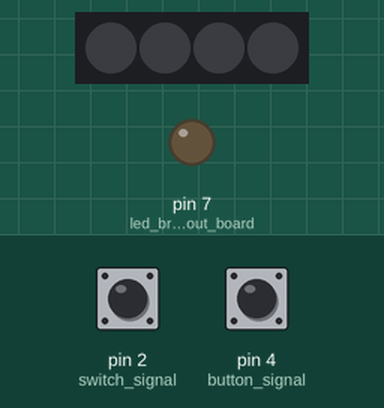
Recording of a sketch running on a simulated Arduino Uno, built with avr-gcc and run on an emulated ATmega328P. Parts: 4 RGB LEDs in strip order, left to right, output pins drawn as LEDs (lit = HIGH). The test bench sets the inputs (shaded band); at power-on: pin 4 (button_signal) LOW, pin 2 (switch_signal) LOW. Dim RGB values are drawn brighter than linear; what the sketch prints to the serial monitor is not drawn.

Above: at 1.2 s.
1.3 s: pin 4 (button_signal) pulled HIGH for 0.15 s
At 3.7 s:
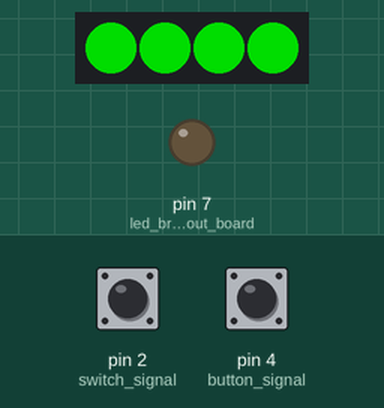
4.3 s: pin 2 (switch_signal) pulled HIGH for 0.15 s
At 4.38 s:
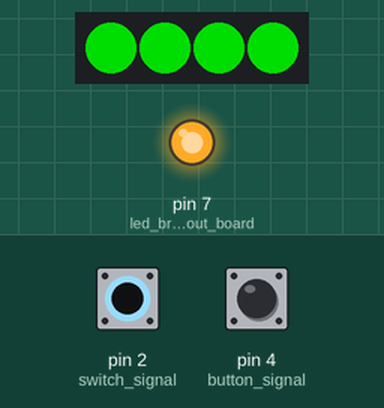
5.9 s: pin 2 (switch_signal) pulled HIGH for 3.2 s
At 9.9 s:
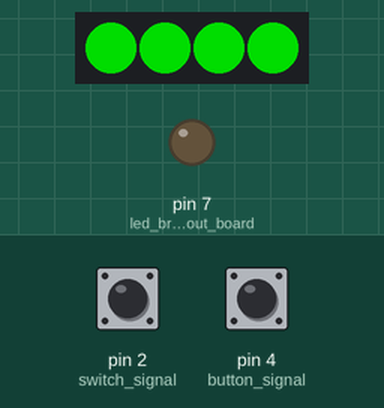
10.6 s: pin 4 (button_signal) pulled HIGH for 3.2 s
At 10.9 s:
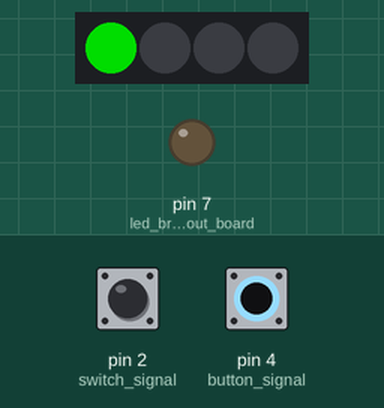
15.3 s: pin 2 (switch_signal) driven HIGH and pin 4 (button_signal) driven HIGH
At 18.1 s:
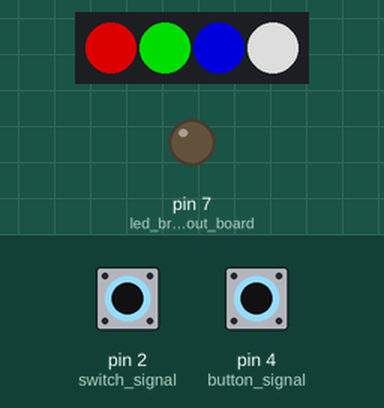
18.3 s: pin 4 (button_signal) driven LOW
At 19.1 s:
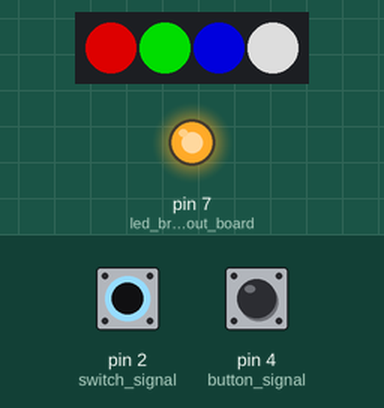
Timing chart, 0 to 20.8 s (numbered marks = the images above; inputs shaded):
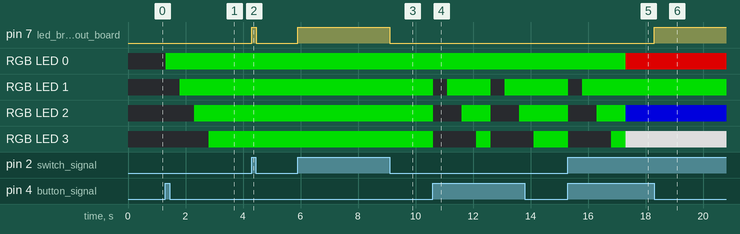

Measured:
- after the input at 1.3 s, RGB LED 0: off → RGB(0, 150, 0) at once; RGB LED 1: off → RGB(0, 150, 0) after 0.51 s; RGB LED 2: off → RGB(0, 150, 0) after 1.0 s; RGB LED 3: off → RGB(0, 150, 0) after 1.5 s
- after the input at 4.3 s, pin 7 (led_breakout_board): LOW → HIGH at once, → LOW 0.15 s later
- after the input at 5.9 s, pin 7 (led_breakout_board): LOW → HIGH at once, → LOW 3.2 s later
- after the input at 10.6 s, RGB LED 1: alternates RGB(0, 150, 0) for 1.5 s and off for 0.50 s, starting at once; RGB LED 2: alternates RGB(0, 150, 0) for 1.0 s and off for 1.0 s, starting at once; RGB LED 3: alternates RGB(0, 150, 0) for 0.50 s and off for 1.5 s, starting at once
- after the input at 15.3 s, RGB LED 0: RGB(0, 150, 0) → RGB(150, 0, 0) after 2.0 s; RGB LED 1: RGB(0, 150, 0) → off at once, → RGB(0, 150, 0) 0.50 s later
- after the input at 18.3 s, pin 7 (led_breakout_board): LOW → HIGH at once

The sketch:

lab_2_code.ino
```cpp
#include <Adafruit_NeoPixel.h>
#ifdef __AVR__
 #include <avr/power.h> // Required for 16 MHz Adafruit Trinket
#endif

#define PIN        8 //define pin for neopixels
#define NUMPIXELS 4 // number of neopixels

Adafruit_NeoPixel pixels(NUMPIXELS, PIN, NEO_GRB + NEO_KHZ800);
#define DELAYVAL 500 // Time (in milliseconds) to pause between pixels


int switchPin; //use to read the input from the switch
int buttonPin; //use to read the input from button

void setup() {
  // put your setup code here, to run once:
  Serial.begin(9600); //initialize serial communication
  pinMode(2, INPUT); //switch signal, wire from switch to breakout board from pin 2
  pinMode(4, INPUT); //button signal, wire from button to breadboard from pin 4
  pinMode(7, OUTPUT); //led breakout board, wire from LED to pin 7
  pinMode(8, OUTPUT); //neopixels, wire from neopixels to pin 8

  //neopixel setup
  #if defined(__AVR_ATtiny85__) && (F_CPU == 16000000)
  clock_prescale_set(clock_div_1);
#endif
   // END of Trinket-specific code.

  pixels.begin(); // INITIALIZE NeoPixel strip object (REQUIRED)
}

void loop() {
  // put your main code here, to run repeatedly:
  switchPin = digitalRead(2); //reading signal from pin 2
  Serial.println(switchPin); //check serial monitor
  buttonPin = digitalRead(4); //reading signal from pin 4
  Serial.println(buttonPin); //check serial monitor


  if(switchPin == HIGH && buttonPin ==HIGH){
    pixels.clear(); // Set all pixel colors to 'off'
    pixels.setPixelColor(0, pixels.Color(150, 0, 0));
    pixels.setPixelColor(1, pixels.Color(0, 150, 0));
    pixels.setPixelColor(2, pixels.Color(0, 0, 150));
    pixels.setPixelColor(3, pixels.Color(150, 150, 150));
    pixels.show();   // Send the updated pixel colors to the hardware.
  }
  else{

    //based on only switch signal
    if(switchPin == HIGH){
      digitalWrite(7, HIGH); //turn LED on
    }
    else{
      digitalWrite(7, LOW); //turn LED off
    }

    //based on only button signal
    if(buttonPin == HIGH){
       pixels.clear(); // Set all pixel colors to 'off'

      // The first NeoPixel in a strand is #0, second is 1, all the way up
      // to the count of pixels minus one.
      for(int i=0; i<NUMPIXELS; i++) { // For each pixel...

        // pixels.Color() takes RGB values, from 0,0,0 up to 255,255,255
        // Here we're using a moderately bright green color:
        pixels.setPixelColor(i, pixels.Color(0, 150, 0));

        pixels.show();   // Send the updated pixel colors to the hardware.

        delay(DELAYVAL); // Pause before next pass through loop
      }
    }
    else{
      pixels.clear();
    }
  }
}

//switch pins will be
//middle pin has a pull down resistor(10k) and a wire to the switchPin(2 in this example)
//one of the sides to power
```
